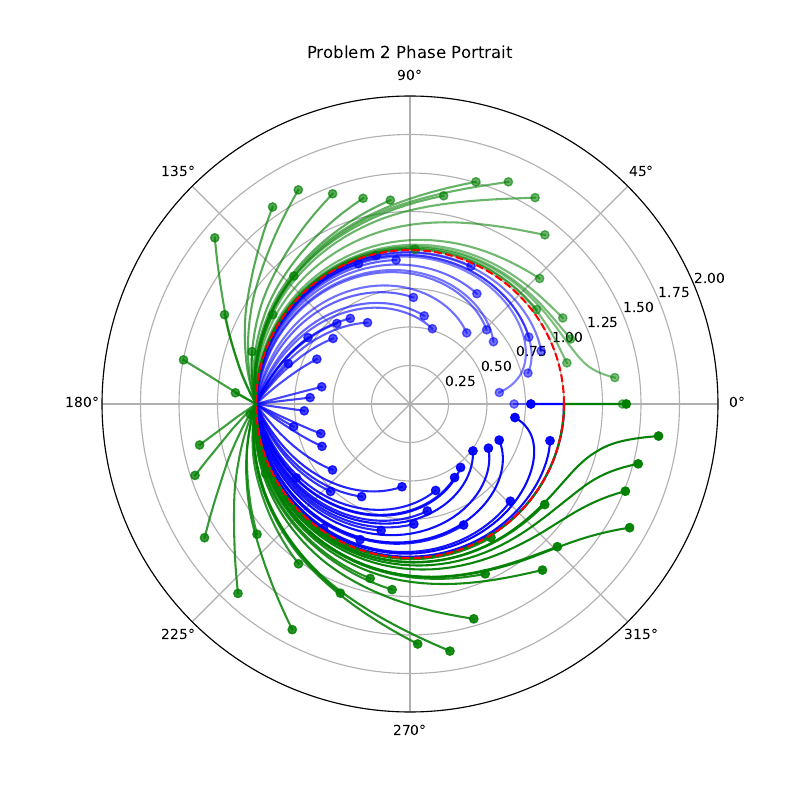

This figure's Python source:
import numpy as np
import matplotlib as mpl
import matplotlib.pyplot as plt
import random
from scipy.integrate import solve_ivp

if __name__ == '__main__':
    fig = plt.figure(figsize=(8, 8))
    ax = fig.add_subplot(polar=True)

    plt.xlim([0, 2*np.pi])  
    plt.ylim([0, 1.5])  

    def f(_t, x):
        return x[0]*(1-x[0]), np.sin(x[1])

    N = 1000
    T = 60
    t = np.linspace(0, T, N)

    POINTS_NUMBER = 50
    
    # Points inside r = 1
    for i, phi in enumerate(np.linspace(0, 2*np.pi, POINTS_NUMBER)):
        x0 = [0.5 + 0.5 * random.random(), phi]
        res = solve_ivp(f, [0, T], x0, dense_output=True)
        s = res.sol(t)
        
        # Drawing
        alpha = 0.5 + 0.5 * i / len(np.linspace(0, 2*np.pi, POINTS_NUMBER))
        ax.plot(s[1], s[0], color='blue', alpha=alpha)
        ax.plot(x0[1], x0[0], color='blue', marker='o', alpha=alpha)
    
    # Points outside r = 1
    for i, phi in enumerate(np.linspace(0, 2*np.pi, POINTS_NUMBER)):
        x0 = [1.0 + 0.75 * random.random(), phi]
        res = solve_ivp(f, [0, T], x0, dense_output=True)
        s = res.sol(t)
        
        # Drawing
        alpha = 0.5 + 0.5 * i / len(np.linspace(0, 2*np.pi, POINTS_NUMBER))
        ax.plot(s[1], s[0], color='green', alpha=alpha)
        ax.plot(x0[1], x0[0], color='green', marker='o', alpha=alpha)
    
    # Some customizations
    ax.set_rmax(1.5)
    ax.set_rticks([0.25, 0.5, 0.75, 1, 1.25, 1.5, 1.75, 2.0])  # Less radial ticks
    ax.grid(True)
    ax.plot(np.linspace(0, 2*np.pi, N), np.ones(N), color='red', linestyle='dashed')
    mpl.rcParams['figure.dpi'] = 600 
    ax.set_title("Problem 2 Phase Portrait", va='bottom') 
    plt.savefig('problem_2.pdf')    